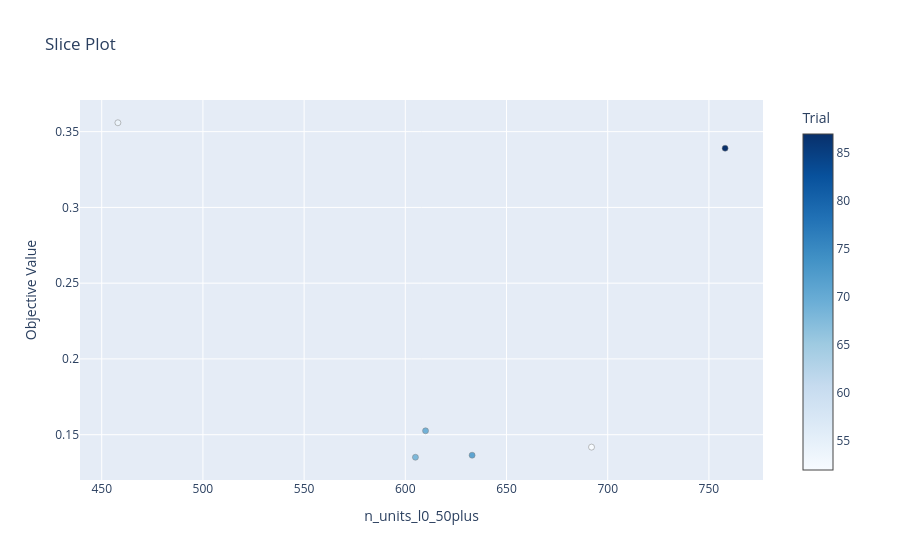

Source (notebook cell):
### Code cell
optuna.visualization.plot_slice(study, params = ['n_units_l0_50plus']).show()

### Figure 1 — Plotly figure (JSON) as saved in the notebook; plotly's stock layout.template omitted (floating-point values rounded to 4 significant figures)
{"data": [{"marker": {"color": [52, 54, 68, 69, 71, 87], "colorbar": {"title": {"text": "Trial"}, "x": 1, "xpad": 40}, "colorscale": [[0, "rgb(247,251,255)"], [0.125, "rgb(222,235,247)"], [0.25, "rgb(198,219,239)"], [0.375, "rgb(158,202,225)"], [0.5, "rgb(107,174,214)"], [0.625, "rgb(66,146,198)"], [0.75, "rgb(33,113,181)"], [0.875, "rgb(8,81,156)"], [1, "rgb(8,48,107)"]], "line": {"color": "Grey", "width": 0.5}}, "mode": "markers", "name": "Feasible Trial", "showlegend": false, "type": "scatter", "x": [692, 458, 605, 610, 633, 758], "y": [0.1418, 0.3559, 0.1351, 0.1526, 0.1365, 0.3391]}], "layout": {"title": {"text": "Slice Plot"}, "xaxis": {"title": {"text": "n_units_l0_50plus"}}, "yaxis": {"title": {"text": "Objective Value"}}}}
